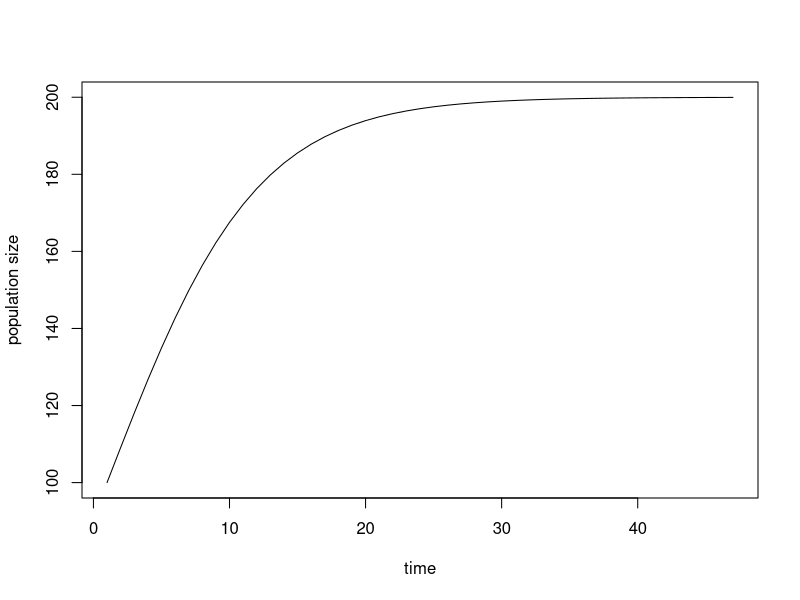
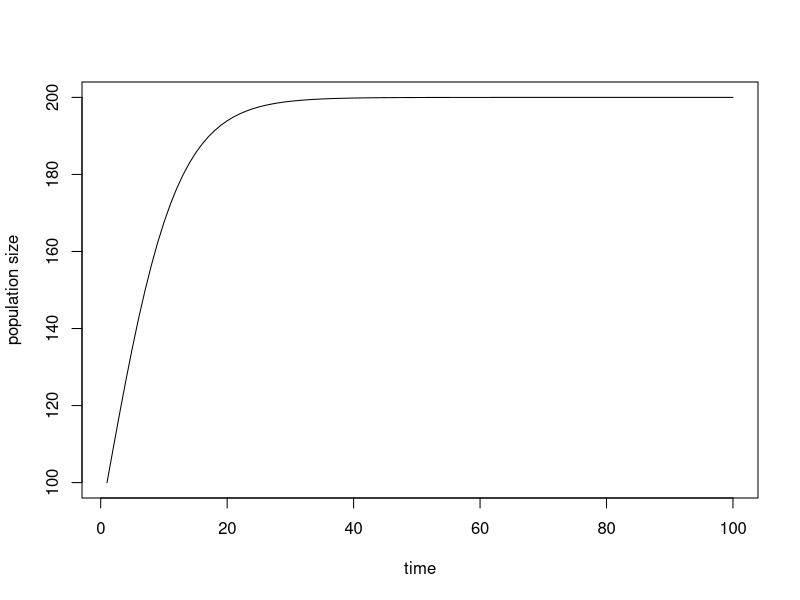
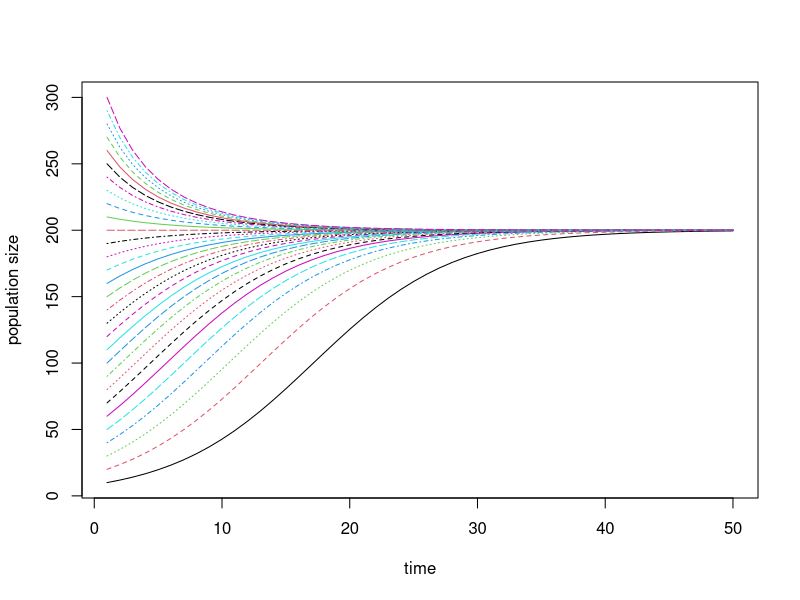

R code for these plots, in order:
# today we're going to be doing loops lol
# we tested out if loops in the prompt
# now let's learn "while" loops lol

#While - performs an action while (XXX) is true, stop as soon as XXX is false

#clear workspace
rm(list = ls())

#Beverton-Holt function
bh = function(nt, alpha=1.2, beta=0.001){
  nt1 = alpha*nt/(1+beta*nt)
  return(nt1)
}

#Run until we hit equilibrium (or close to it) with a while loop

#minimum difference that signals reach equilibrium (reached margin of error)
minDiff=0.01
#maximum time to run
tmax=1000

#initial population size
n0 = 100

#start with two time points
n=rep(NA,2)
t=2
#set first time point
n[1] = n0
#second time point
n[2] = bh(n[1])

while(abs(n[t]-n[t-1])>minDiff & t<tmax){
  #update population size
  n[t+1] = bh(n[t])
  #update time
  t = t+1
  print(n)
  print(t)
}

#plot to show time series
plot(1:t,n, xlab="time", ylab="population size", type="l")


#for loops: perform an action for each value of x from xmin to xmax
#clear n to start over
rm(n)
#final time
tf= 100
#set aside a vector for the time series
n= rep(NA,tf)
#initial population size
n[1]=n0
#for loop
for(t in 1:(tf-1)){
  #step through bevertonholt
  n[t+1]=bh(n[t])
}
plot(1:tf, n, xlab="time", ylab="population size", type="l")

#run beverton-holt for a range of initial population sizes

#vector of initial population sizes
vn0 = seq(10,300, by=10)
#number of initial conditions
Nn0=length(vn0)
#create an empty matrix for time series for all initial conditions
tf=50
n=matrix(NA,nrow=tf,ncol=Nn0)
#fill in initial population sizes
n[1, ] = vn0
#loop through time
for(t in 1:(tf-1)){
  #step through beverton-holt
  n[t+1,]=bh(n[t,])
}

#plot
matplot(1:tf, n, type="l", xlab="time", ylab="population size")